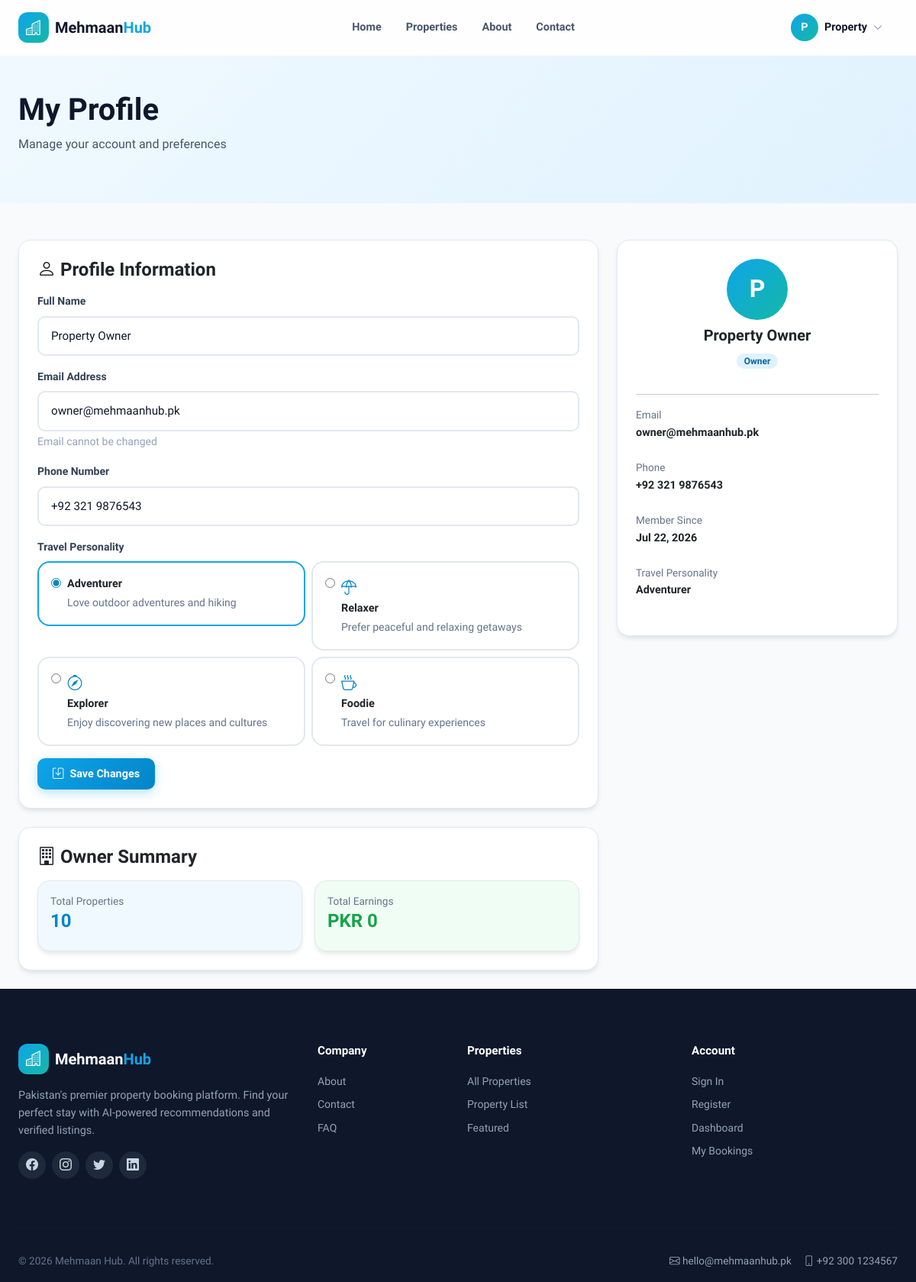
The app's page /profile.php (signed in) with its own data.
### tables this page shows
CREATE TABLE IF NOT EXISTS users (
    id INT AUTO_INCREMENT PRIMARY KEY,
    full_name VARCHAR(255) NOT NULL,
    email VARCHAR(255) NOT NULL UNIQUE,
    password VARCHAR(255) NOT NULL,
    phone VARCHAR(50) DEFAULT NULL,
    avatar_url VARCHAR(500) DEFAULT NULL,
    travel_personality ENUM('adventurer','relaxer','explorer','foodie') DEFAULT 'explorer',
    role ENUM('tenant','owner','admin') NOT NULL DEFAULT 'tenant',
    created_at TIMESTAMP DEFAULT CURRENT_TIMESTAMP
);

### includes/config.php (called while the page is built, shortened)
<?php
function db() {
    static $pdo = null;
    if ($pdo === null) {
        $dsn = 'mysql:host=' . DB_HOST . ';dbname=' . DB_NAME . ';charset=utf8mb4';
        try {
            $pdo = new PDO($dsn, DB_USER, DB_PASS, [
                PDO::ATTR_ERRMODE => PDO::ERRMODE_EXCEPTION,
                PDO::ATTR_DEFAULT_FETCH_MODE => PDO::FETCH_ASSOC,
                PDO::ATTR_EMULATE_PREPARES => false,
            ]);
        } catch (PDOException $e) {
            die('Database connection failed: ' . $e->getMessage());
        }
    }
    return $pdo;
}
function formatPKR($amount) {
    return 'PKR ' . number_format((float)$amount, 0, '.', ',');
}
function formatDate($dateStr) {
    $date = new DateTime($dateStr);
    return $date->format('M j, Y');
}
function e($str) {
    return htmlspecialchars($str ?? '', ENT_QUOTES, 'UTF-8');
}
function url($path = '/') {
    return BASE_URL . $path;
}
function currentPath() {
    $full = parse_url($_SERVER['REQUEST_URI'] ?? '/', PHP_URL_PATH);
    if (BASE_URL !== '' && strpos($full, BASE_URL) === 0) {
        $full = substr($full, strlen(BASE_URL));
    }
    return $full;
}
function isActive($path) {
    $current = currentPath();
    return false;
}

### includes/auth.php (called while the page is built, shortened)
<?php
function isLoggedIn() {
    return isset($_SESSION['user_id']);
}
function currentUser() {
    $stmt = db()->prepare('SELECT * FROM users WHERE id = ?');
    $stmt->execute([$_SESSION['user_id']]);
    return $stmt->fetch();
}

### profile.php (the view, shortened to what this page needs)
<?php
require_once __DIR__ . '/includes/config.php';
require_once __DIR__ . '/includes/auth.php';
$user = currentUser();
$ownerStats = null;
if ($user['role'] === 'owner') {
    $stmt = db()->prepare('SELECT COUNT(*) FROM properties WHERE owner_id = ?');
    $stmt->execute([$_SESSION['user_id']]);
    $ownerPropertyCount = $stmt->fetchColumn();
    $stmt = db()->prepare('SELECT SUM(total_price) FROM bookings b JOIN properties p ON b.property_id = p.id WHERE p.owner_id = ? AND b.payment_status = ?');
    $stmt->execute([$_SESSION['user_id'], 'paid']);
    $ownerEarnings = (float)$stmt->fetchColumn();
    $ownerStats = ['properties' => $ownerPropertyCount, 'earnings' => $ownerEarnings];
}
$personalities = [
    ['value' => 'adventurer', 'label' => 'Adventurer', 'icon' => 'bi-mountain', 'desc' => 'Love outdoor adventures and hiking'],
    ['value' => 'relaxer', 'label' => 'Relaxer', 'icon' => 'bi-umbrella', 'desc' => 'Prefer peaceful and relaxing getaways'],
    ['value' => 'explorer', 'label' => 'Explorer', 'icon' => 'bi-compass', 'desc' => 'Enjoy discovering new places and cultures'],
    ['value' => 'foodie', 'label' => 'Foodie', 'icon' => 'bi-cup-hot', 'desc' => 'Travel for culinary experiences'],
];
require_once __DIR__ . '/includes/header.php';
?>
<main class="pt-nav">
    <section class="gradient-primary-light py-5">
        <div class="container-app">
            <h1 class="fw-bold">My Profile</h1>
            <p style="color:var(--slate-600);">Manage your account and preferences</p>
        </div>
    </section>
    <section class="py-5">
        <div class="container-app">
            <div class="row">
                <div class="col-lg-8">
                    <div class="card p-4 mb-4">
                        <h4 class="fw-bold mb-3"><i class="bi bi-person"></i> Profile Information</h4>
                        <form method="POST">
                            <div class="mb-3">
                                <label class="label">Full Name</label>
                                <input type="text" name="full_name" class="input" value="<?php echo e($user['full_name']); ?>" required>
                            </div>
                            <div class="mb-3">
                                <label class="label">Email Address</label>
                                <input type="email" class="input" value="<?php echo e($user['email']); ?>" disabled>
                                <small style="color:var(--slate-400);">Email cannot be changed</small>
                            </div>
                            <div class="mb-3">
                                <label class="label">Phone Number</label>
                                <input type="text" name="phone" class="input" value="<?php echo e($user['phone'] ?? ''); ?>" placeholder="+92 300 1234567">
                            </div>
                            <label class="label">Travel Personality</label>
                            <div class="row g-2 mb-3">
                                <?php foreach ($personalities as $p): ?>
                                    <div class="col-md-6">
                                        <label class="d-flex align-items-start gap-2 p-3 rounded" style="border:2px solid <?php echo $user['travel_personality'] === $p['value'] ? 'var(--primary-500)' : 'var(--slate-200)'; ?>;cursor:pointer;">
                                            <input type="radio" name="travel_personality" value="<?php echo e($p['value']); ?>" <?php echo $user['travel_personality'] === $p['value'] ? 'checked' : ''; ?> style="accent-color:var(--primary-600);margin-top:4px;">
                                            <div>
                                                <i class="bi <?php echo e($p['icon']); ?>" style="font-size:1.25rem;color:var(--primary-600);"></i>
                                                <span style="font-weight:700;font-size:0.9rem;display:block;"><?php echo e($p['label']); ?></span>
                                                <small style="color:var(--slate-500);"><?php echo e($p['desc']); ?></small>
                                            </div>
                                        </label>
                                    </div>
                                <?php endforeach; ?>
                            </div>
                            <button type="submit" class="btn btn-primary btn-lg"><i class="bi bi-save"></i> Save Changes</button>
                        </form>
                    </div>
                    <?php if ($user['role'] === 'owner' && $ownerStats): ?>
                    <div class="card p-4">
                        <h4 class="fw-bold mb-3"><i class="bi bi-building"></i> Owner Summary</h4>
                        <div class="row g-3">
                            <div class="col-6">
                                <div class="card p-3" style="background:var(--primary-50);">
                                    <p style="color:var(--slate-500);font-size:0.85rem;margin:0;">Total Properties</p>
                                    <h4 style="font-weight:800;color:var(--primary-600);"><?php echo (int)$ownerStats['properties']; ?></h4>
                                </div>
                            </div>
                            <div class="col-6">
                                <div class="card p-3" style="background:var(--success-50);">
                                    <p style="color:var(--slate-500);font-size:0.85rem;margin:0;">Total Earnings</p>
                                    <h4 style="font-weight:800;color:var(--success-600);"><?php echo formatPKR($ownerStats['earnings']); ?></h4>
                                </div>
                            </div>
                        </div>
                    </div>
                    <?php endif; ?>
                </div>
                <div class="col-lg-4">
                    <div class="card p-4" style="position:sticky;top:90px;">
                        <div class="text-center mb-3">
                            <div class="d-flex align-items-center justify-content-center mx-auto mb-2" style="width:80px;height:80px;border-radius:50%;background:linear-gradient(135deg,var(--primary-500),var(--accent-500));color:#fff;font-size:2rem;font-weight:800;">
                                <?php echo e(strtoupper(substr($user['full_name'], 0, 1))); ?>
                            </div>
                            <h5 style="font-weight:700;"><?php echo e($user['full_name']); ?></h5>
                            <span class="badge badge-primary"><?php echo e(ucfirst($user['role'])); ?></span>
                        </div>
                        <hr>
                        <div class="mb-2">
                            <p style="color:var(--slate-500);font-size:0.85rem;margin:0;">Email</p>
                            <p style="font-weight:600;font-size:0.9rem;"><?php echo e($user['email']); ?></p>
                        </div>
                        <div class="mb-2">
                            <p style="color:var(--slate-500);font-size:0.85rem;margin:0;">Phone</p>
                            <p style="font-weight:600;font-size:0.9rem;"><?php echo e($user['phone'] ?? 'Not set'); ?></p>
                        </div>
                        <div class="mb-2">
                            <p style="color:var(--slate-500);font-size:0.85rem;margin:0;">Member Since</p>
                            <p style="font-weight:600;font-size:0.9rem;"><?php echo formatDate($user['created_at']); ?></p>
                        </div>
                        <div class="mb-2">
                            <p style="color:var(--slate-500);font-size:0.85rem;margin:0;">Travel Personality</p>
                            <p style="font-weight:600;font-size:0.9rem;text-transform:capitalize;"><?php echo e($user['travel_personality']); ?></p>
                        </div>
                    </div>
                </div>
            </div>
        </div>
    </section>
</main>
<?php require __DIR__ . '/includes/footer.php'; ?>

### includes/header.php (shortened to what this page needs)
<?php
require_once __DIR__ . '/config.php';
require_once __DIR__ . '/auth.php';
$user = currentUser();
?>
<!DOCTYPE html>
<html lang="en">
<head>
    <link href="https://cdn.jsdelivr.net/npm/bootstrap@5.3.2/dist/css/bootstrap.min.css" rel="stylesheet">
    <link href="https://cdn.jsdelivr.net/npm/bootstrap-icons@1.11.1/font/bootstrap-icons.css" rel="stylesheet">
    <link href="<?php echo url('/assets/css/style.css'); ?>" rel="stylesheet">
</head>
<body>
<nav id="navbar" class="navbar-mh">
    <div class="container-app d-flex align-items-center justify-content-between" style="height: 72px;">
        <a href="<?php echo url('/index.php'); ?>" class="d-flex align-items-center gap-2 text-decoration-none">
            <div class="d-flex align-items-center justify-content-center" style="width:40px;height:40px;border-radius:12px;background:linear-gradient(135deg,#0ea5e9,#14b8a6);color:#fff;font-size:1.25rem;">
                <i class="bi bi-buildings"></i>
            </div>
            <span style="font-size:1.25rem;font-weight:800;color:#0f172a;">Mehmaan<span style="color:#0ea5e9;">Hub</span></span>
        </a>
        <div class="d-none d-lg-flex align-items-center gap-1">
            <a href="<?php echo url('/index.php'); ?>" class="nav-link-mh <?php echo isActive('/') ? 'active' : ''; ?>">Home</a>
            <a href="<?php echo url('/properties.php'); ?>" class="nav-link-mh <?php echo isActive('/properties.php') ? 'active' : ''; ?>">Properties</a>
            <a href="<?php echo url('/about.php'); ?>" class="nav-link-mh <?php echo isActive('/about.php') ? 'active' : ''; ?>">About</a>
            <a href="<?php echo url('/contact.php'); ?>" class="nav-link-mh <?php echo isActive('/contact.php') ? 'active' : ''; ?>">Contact</a>
        </div>
        <div class="d-none d-lg-flex align-items-center gap-2">
            <?php if ($user): ?>
                <div class="position-relative">
                    <button onclick="toggleUserMenu()" class="btn btn-ghost d-flex align-items-center gap-2">
                        <div class="d-flex align-items-center justify-content-center" style="width:36px;height:36px;border-radius:50%;background:linear-gradient(135deg,#0ea5e9,#14b8a6);color:#fff;font-weight:600;">
                            <?php echo e(strtoupper(substr($user['full_name'], 0, 1))); ?>
                        </div>
                        <span style="font-weight:600;font-size:0.9rem;color:#0f172a;"><?php echo e(explode(' ', $user['full_name'])[0]); ?></span>
                        <i class="bi bi-chevron-down" style="font-size:0.75rem;color:#64748b;"></i>
                    </button>
                </div>
            <?php else: ?>
                <a href="<?php echo url('/login.php'); ?>" class="btn btn-ghost">Sign In</a>
                <a href="<?php echo url('/register.php'); ?>" class="btn btn-primary">Get Started</a>
            <?php endif; ?>
        </div>
    </div>
</nav>

### assets/css/style.css (style rules this page uses)
:root { --primary-50: #f0f9ff; --primary-100: #e0f2fe; --primary-200: #bae6fd; --primary-300: #7dd3fc; --primary-400: #38bdf8; --primary-500: #0ea5e9; --primary-600: #0284c7; --primary-700: #0369a1; --primary-800: #075985; --primary-900: #0c4a6e; --secondary-50: #fff7ed; --secondary-100: #ffedd5; --secondary-200: #fed7aa; --secondary-300: #fdba74; --secondary-400: #fb923c; --secondary-500: #f97316; --secondary-600: #ea580c; --secondary-700: #c2410c; --accent-50: #f0fdfa; --accent-100: #ccfbf1; --accent-200: #99f6e4; --accent-300: #5eead4; --accent-400: #2dd4bf; --accent-500: #14b8a6; --accent-600: #0d9488; --accent-700: #0f766e; --success-50: #f0fdf4; --success-100: #dcfce7; --success-500: #22c55e; --success-600: #16a34a; --success-700: #15803d; --warning-50: #fefce8; --warning-100: #fef9c3; --warning-500: #eab308; --warning-600: #ca8a04; --error-50: #fef2f2; --error-100: #fee2e2; --error-500: #ef4444; --error-600: #dc2626; --error-700: #b91c1c; --slate-50: #f8fafc; --slate-100: #f1f5f9; --slate-200: #e2e8f0; --slate-300: #cbd5e1; --slate-400: #94a3b8; --slate-500: #64748b; --slate-600: #475569; --slate-700: #334155; --slate-800: #1e293b; --slate-900: #0f172a; --radius: 16px; --radius-sm: 10px; --radius-lg: 24px; --shadow-sm: 0 1px 2px rgba(0,0,0,0.05); --shadow: 0 4px 6px -1px rgba(0,0,0,0.1); --shadow-lg: 0 10px 15px -3px rgba(0,0,0,0.1); --shadow-xl: 0 20px 25px -5px rgba(0,0,0,0.1); }
* { margin: 0; padding: 0; box-sizing: border-box; }
body { font-family: 'Plus Jakarta Sans', -apple-system, BlinkMacSystemFont, sans-serif; color: var(--slate-900); background: var(--slate-50); line-height: 1.6; }
.container-app { max-width: 80rem; margin: 0 auto; padding: 0 1.5rem; width: 100%; }
.btn { display: inline-flex; align-items: center; justify-content: center; gap: 0.5rem; padding: 0.625rem 1.25rem; border-radius: var(--radius-sm); font-weight: 600; font-size: 0.9rem; border: none; cursor: pointer; transition: all 0.2s ease; text-decoration: none; line-height: 1.5; }
.btn-primary { background: linear-gradient(135deg, var(--primary-500), var(--primary-600)); color: #fff; box-shadow: 0 4px 14px rgba(14, 165, 233, 0.3); }
.btn-ghost { background: transparent; color: var(--slate-700); }
.card { background: #fff; border-radius: var(--radius); padding: 1.5rem; box-shadow: var(--shadow); border: 1px solid var(--slate-200); transition: all 0.3s ease; }
.input { width: 100%; padding: 0.75rem 1rem; border: 2px solid var(--slate-200); border-radius: var(--radius-sm); font-size: 0.95rem; font-family: inherit; transition: all 0.2s ease; background: #fff; color: var(--slate-900); }
.label { display: block; margin-bottom: 0.5rem; font-weight: 600; font-size: 0.875rem; color: var(--slate-700); }
.badge { display: inline-flex; align-items: center; gap: 0.25rem; padding: 0.25rem 0.625rem; border-radius: 999px; font-size: 0.75rem; font-weight: 600; }
.badge-primary { background: var(--primary-100); color: var(--primary-700); }
.gradient-primary-light { background: linear-gradient(135deg, var(--primary-50), var(--primary-100)); }
.navbar-mh { position: fixed; top: 0; left: 0; right: 0; z-index: 1000; background: rgba(255, 255, 255, 0.8); backdrop-filter: blur(12px); -webkit-backdrop-filter: blur(12px); border-bottom: 1px solid transparent; transition: all 0.3s ease; }
.nav-link-mh { padding: 0.5rem 0.875rem; font-weight: 600; font-size: 0.9rem; color: var(--slate-600); text-decoration: none; border-radius: var(--radius-sm); transition: all 0.2s ease; }
.pt-nav { padding-top: 72px; }
.text-center { text-align: center !important; }
.fw-bold { font-weight: 700 !important; }
.rounded { border-radius: var(--radius) !important; }

### records on screen
users: full_name "P", full_name "Property", full_name "Property Owner", email "owner@mehmaanhub.pk", phone "+92 321 9876543", travel_personality "☑ Adventurer Love outdoor advent", travel_personality "☐ Relaxer Prefer peaceful and re", travel_personality "☐ Explorer Enjoy discovering new", travel_personality "☐ Foodie Travel for culinary exp", role "Owner", created_at "Jul 22, 2026", travel_personality "Adventurer"

### other values on screen
$p['label'] "Adventurer"
$p['desc'] "Love outdoor adventures and hiking"
$p['label'] "Relaxer"
$p['desc'] "Prefer peaceful and relaxing getaways"
$p['label'] "Explorer"
$p['desc'] "Enjoy discovering new places and cultures"
$p['label'] "Foodie"
$p['desc'] "Travel for culinary experiences"
$ownerStats['properties'] "10"
formatPKR($ownerStats['earnings']) "PKR 0"
